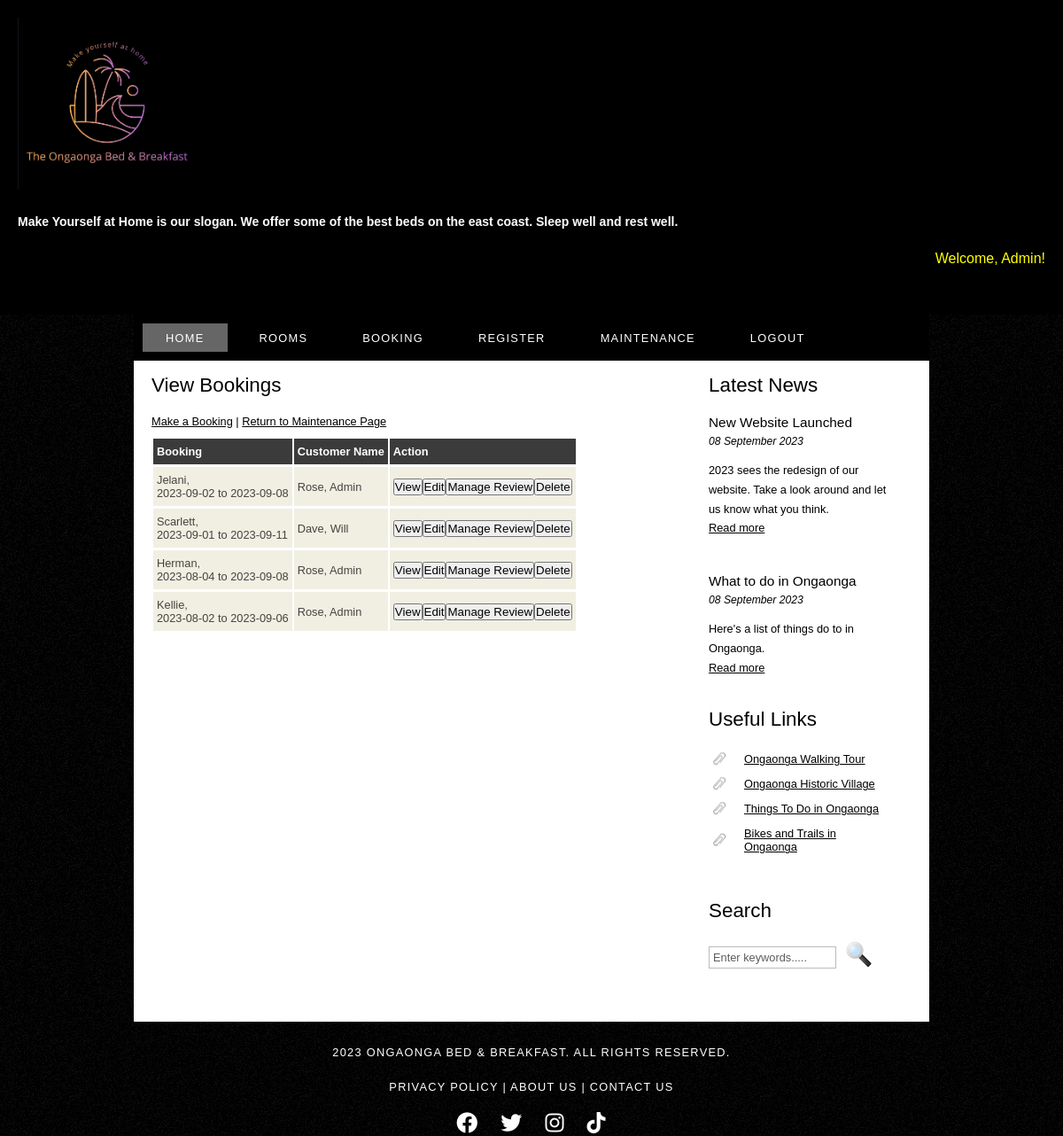
/currentbooking.php (signed in), run on the app's committed database.
### tables this page shows
CREATE TABLE `booking` (
  `bookingID` int unsigned NOT NULL AUTO_INCREMENT,
  `customerID` int unsigned NOT NULL,
  `roomID` int unsigned NOT NULL,
  `checkinDate` date NOT NULL,
  `checkoutDate` date NOT NULL,
  `contactNumber` varchar(50) NOT NULL,
  `extra` text NOT NULL,
  `review` text,
  PRIMARY KEY (`bookingID`),
  KEY `fk_customerID` (`customerID`),
  KEY `fk_roomID` (`roomID`),
  CONSTRAINT `fk_customerID` FOREIGN KEY (`customerID`) REFERENCES `customer` (`customerID`) ON DELETE RESTRICT ON UPDATE RESTRICT,
  CONSTRAINT `fk_roomID` FOREIGN KEY (`roomID`) REFERENCES `room` (`roomID`) ON DELETE RESTRICT ON UPDATE RESTRICT
);

CREATE TABLE `room` (
  `roomID` int unsigned NOT NULL AUTO_INCREMENT,
  `roomname` varchar(100) NOT NULL,
  `description` text,
  `roomtype` char(1) NOT NULL,
  `beds` int DEFAULT NULL,
  `availability` enum('Available','Occupied') DEFAULT NULL,
  PRIMARY KEY (`roomID`)
);

CREATE TABLE `customer` (
  `customerID` int unsigned NOT NULL AUTO_INCREMENT,
  `firstname` varchar(50) NOT NULL,
  `lastname` varchar(50) NOT NULL,
  `email` varchar(100) NOT NULL,
  `password` varchar(100) NOT NULL,
  `is_hashed` tinyint(1) NOT NULL DEFAULT '0',
  `country` varchar(50) DEFAULT NULL,
  `phonenumber` varchar(20) DEFAULT NULL,
  `isAdmin` tinyint(1) NOT NULL DEFAULT '0',
  PRIMARY KEY (`customerID`)
);

### currentbooking.php (the view, shortened to what this page needs)
<?php
$conn = connect();
$sql = "SELECT booking.bookingID, room.roomname, booking.checkinDate, booking.checkoutDate, customer.firstname, customer.lastname
        FROM booking
        INNER JOIN room ON booking.roomID = room.roomID
        INNER JOIN customer ON booking.customerID = customer.customerID
        ORDER BY booking.checkinDate DESC";
$result = $conn->query($sql);
?>
<!DOCTYPE HTML>
<html>
<head>
  <link rel="stylesheet" type="text/css" href="style/style.css" title="style" />
  <link rel="stylesheet" href="https://cdnjs.cloudflare.com/ajax/libs/font-awesome/6.0.0-beta3/css/all.min.css">
</head>
<body>
    <?php include 'header.php'; ?>
    <?php include 'menubar.php'; ?>
    <div id="site_content">
        <?php include 'sidebar.php'; ?>
        <div id="mainWrapper">
            <div id="content">
                <h2>View Bookings</h2>
                <a href="booking.php">Make a Booking</a> | <a href="maintenance.php">Return to Maintenance Page</a>
                <table>
                    <tr>
                        <th>Booking</th>
                        <th>Customer Name</th>
                        <th>Action</th>
                    </tr>
                    <?php
                    while ($row = $result->fetch_assoc()) {
                        echo "<tr>";
                        echo "<td>{$row['roomname']},<br>{$row['checkinDate']} to {$row['checkoutDate']}</td>";
                        echo "<td>{$row['lastname']}, {$row['firstname']}</td>";
                        echo "<td>";
                        echo "<button onclick=\"window.location.href='viewbooking.php?bookingID={$row['bookingID']}'\">View</button>";
                        echo "<button onclick=\"window.location.href='editbooking.php?bookingID={$row['bookingID']}'\">Edit</button>";
                        echo "<button onclick=\"window.location.href='managereview.php?bookingID={$row['bookingID']}'\">Manage Review</button>";
                        echo "<button onclick=\"window.location.href='deletebooking.php?bookingID={$row['bookingID']}'\">Delete</button>";
                        echo "</td>";
                        echo "</tr>";
                    }
                    ?>
                </table>
            </div>
        </div>
    </div>
    <?php include 'footer.php'; ?>
</body>
</html>

### header.php
<div class="header-container">
    <a href="/">
      <img class="logo" src="./images/logo.png" alt="Logo" />
    </a>
    <h1 class="slogan">
      Make Yourself at Home is our slogan. We offer some of the best beds on the east coast. Sleep well and rest well.
    </h1>
    <?php
    if (isset($_SESSION['firstname'])) {
      echo '<p class="welcome-message">Welcome, ' . htmlentities($_SESSION['firstname']) . '!</p>';
    }
    ?>
  </div>

### menubar.php
<div id="menubar">
    <ul id="menu">
      <li class="selected"><a href="index.php">Home</a></li>
      <li><a href="rooms.php">Rooms</a></li>
      <li><a href="booking.php">Booking</a></li>
      <li><a href="signup.php">Register</a></li>
      <?php
   if (isset($_SESSION['isAdmin']) && $_SESSION['isAdmin'] == true) {
       echo '<li><a href="maintenance.php">Maintenance</a></li>';
   }
  if (isset($_SESSION['firstname'])) {
    echo '<li><a href="logout.php">Logout</a></li>';
  } else {
    echo '<li><a href="login.php">Login</a></li>';
  }
?>
    </ul>
</div>

### sidebar.php
<div class="sidebar">
        <h3>Latest News</h3>
        <h4>New Website Launched</h4>
        <h5>08 September 2023</h5>
        <p>2023 sees the redesign of our website. Take a look around and let us know what you think.<br /><a href="#">Read more</a></p>
        <p></p>
        <h4>What to do in Ongaonga</h4>
        <h5>08 September 2023</h5>
        <p>Here's a list of things do to in Ongaonga.<br /><a href="#">Read more</a></p>
        <h3>Useful Links</h3>
        <ul>
  <li><a href="https://www.hawkesbaynz.com/see-and-do/great-outdoors/heritage-trails/ongaonga-walking-tour/">Ongaonga Walking Tour</a></li>
  <li><a href="https://www.hawkesbaynz.com/plan-your-stay/our-neighbourhoods/central-hawkes-bay/ongaonga-historic-village/#:~:text=Carefully%20managed%20by%20the%20Ongaonga,at%20the%20Onga%20Onga%20General">Ongaonga Historic Village</a></li>
  <li><a href="https://nzjane.com/ongaonga-things-to-do/">Things To Do in Ongaonga</a></li>
  <li><a href="https://www.alltrails.com/new-zealand/hawke-s-bay/ongaonga">Bikes and Trails in Ongaonga</a></li>
</ul>
        <h3>Search</h3>
        <form method="post" action="#" id="search_form">
          <p>
            <input class="search" type="text" name="search_field" value="Enter keywords....." />
            <input name="search" type="image" style="border: 0; margin: 0 0 -9px 5px;" src="style/search.png" alt="Search" title="Search" />
          </p>
        </form>
      </div>

### footer.php
<div id="footer">
  <p> 2023 Ongaonga Bed & Breakfast. All rights reserved.</p>
  <a href="./Privacy Statement.html">Privacy Policy</a> |
    <a href="./aboutus.php">About Us</a> |
    <a href="contactus.php">Contact Us</a>
  <div class="social-media">
    <a href="https://www.facebook.com/" target="_blank"><i class="fab fa-facebook"></i></a>
    <a href="https://twitter.com/" target="_blank"><i class="fab fa-twitter"></i></a>
    <a href="https://www.instagram.com/" target="_blank"><i class="fab fa-instagram"></i></a>
    <a href="https://www.tiktok.com/" target="_blank"><i class="fab fa-tiktok"></i></a>
  </div>
</div>

### style/style.css (style rules this page uses)
html { height: 100%; }
* { margin: 0; padding: 0; }
body { font: normal .80em 'trebuchet ms', arial, sans-serif; background: #F0EFE2 url(background.png) repeat; color: #000; }
p { padding: 0 0 20px 0; line-height: 1.7em; }
img { border: 0; }
h1, h2, h3, h4, h5, h6 { font: normal 175% 'century gothic', arial, sans-serif; color: #000; margin: 0 0 15px 0; padding: 15px 0 5px 0; }
h2 { font: normal 175% 'century gothic', arial, sans-serif; }
h4, h5, h6 { margin: 0; padding: 0 0 5px 0; font: normal 120% arial, sans-serif; }
h5, h6 { font: italic 95% arial, sans-serif; padding: 0 0 15px 0; }
a, a:hover { outline: none; text-decoration: underline; color: #000; }
ul { margin: 2px 0 22px 17px; }
ul li { list-style-type: circle; margin: 0 0 6px 0; padding: 0 0 4px 5px; }
#main, #logo, #menubar, #site_content, #footer { margin-left: auto; margin-right: auto; }
#menubar { width: 898px; height: 52px; padding: 0; background: #000; }
ul#menu, ul#menu li { float: left; margin: 0; padding: 0; }
ul#menu li { list-style: none; }
ul#menu li a { letter-spacing: 0.1em; font: normal 100% arial, sans-serif; display: block; float: left; height: 17px; margin: 10px 0 0 10px; padding: 9px 26px 6px 26px; text-align: center; color: #FFF; text-transform: uppercase; text-decoration: none; background: transparent; }
ul#menu li a:hover, ul#menu li.selected a, ul#menu li.selected a:hover { color: #FFF; background: transparent url(transparent_light.png) repeat; }
#site_content { width: 854px; overflow: hidden; margin: 0 auto 0 auto; padding: 0 24px 20px 20px; background: #FFF; }
.sidebar { float: right; width: 210px; padding: 0 15px 20px 15px; }
.sidebar ul { width: 198px; padding: 4px 0 0 0; margin: 4px 0 30px 0; }
.sidebar li { list-style: none; padding: 0 0 7px 0; }
.sidebar li a, .sidebar li a:hover { padding: 0 0 0 40px; display: block; background: transparent url(link.png) no-repeat left center; }
#content { text-align: left; float: left; width: 595px; padding: 0; }
#footer { width: 898px; font: normal 100% 'lucida sans unicode', arial, sans-serif; height: 33px; padding: 24px 0 5px 0; text-align: center; background: transparent; color: #FFF; text-transform: uppercase; letter-spacing: 0.1em; }
#footer a { color: #FFF; text-decoration: none; }
.search { color: #5D5D5D; border: 1px solid #BBB; width: 134px; padding: 4px; font: 100% arial, sans-serif; }
table { margin: 10px 0 30px 0; }
table tr th, table tr td { background: #3B3B3B; color: #FFF; padding: 7px 4px; text-align: left; }
table tr td { background: #F0EFE2; color: #47433F; border-top: 1px solid #FFF; }

### currentbooking.php (style rules this page uses)
.header-container { display: flex; flex-direction: column; align-items: left; padding: 20px; background-color: #000000; }
.logo { width: 200px; height: auto; object-fit: contain; }
.slogan { margin-top: 10px; font-size: 14px; font-weight: bold; color: #ffffff; }
.social-media { margin-top: 20px; }
.social-media a { margin: 0 10px; font-size: 24px; color: white; }
.welcome-message { color: yellow; font-size: 16px; margin-bottom: 10px; text-align: right; }

### data on the page
booking: roomID.roomname "Jelani", checkinDate "2023-09-02", checkoutDate "2023-09-08", customerID.lastname "Rose", customerID.firstname "Admin"
booking: roomID.roomname "Scarlett", checkinDate "2023-09-01", checkoutDate "2023-09-11", customerID.lastname "Dave", customerID.firstname "Will"
booking: roomID.roomname "Herman", checkinDate "2023-08-04", checkoutDate "2023-09-08", customerID.lastname "Rose", customerID.firstname "Admin"
booking: roomID.roomname "Kellie", checkinDate "2023-08-02", checkoutDate "2023-09-06", customerID.lastname "Rose", customerID.firstname "Admin"

### other printed values
$_SESSION['firstname'] "Admin"
